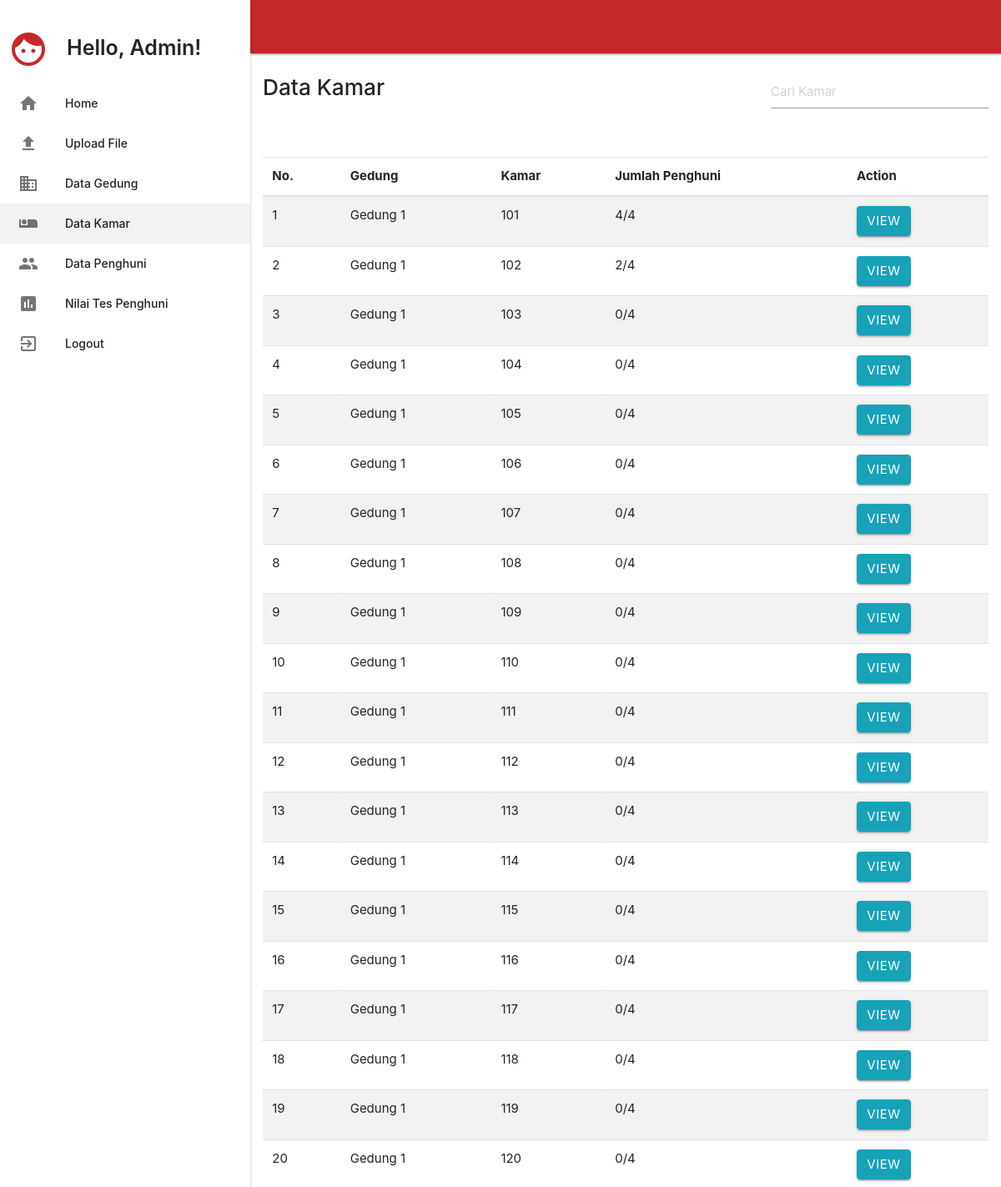
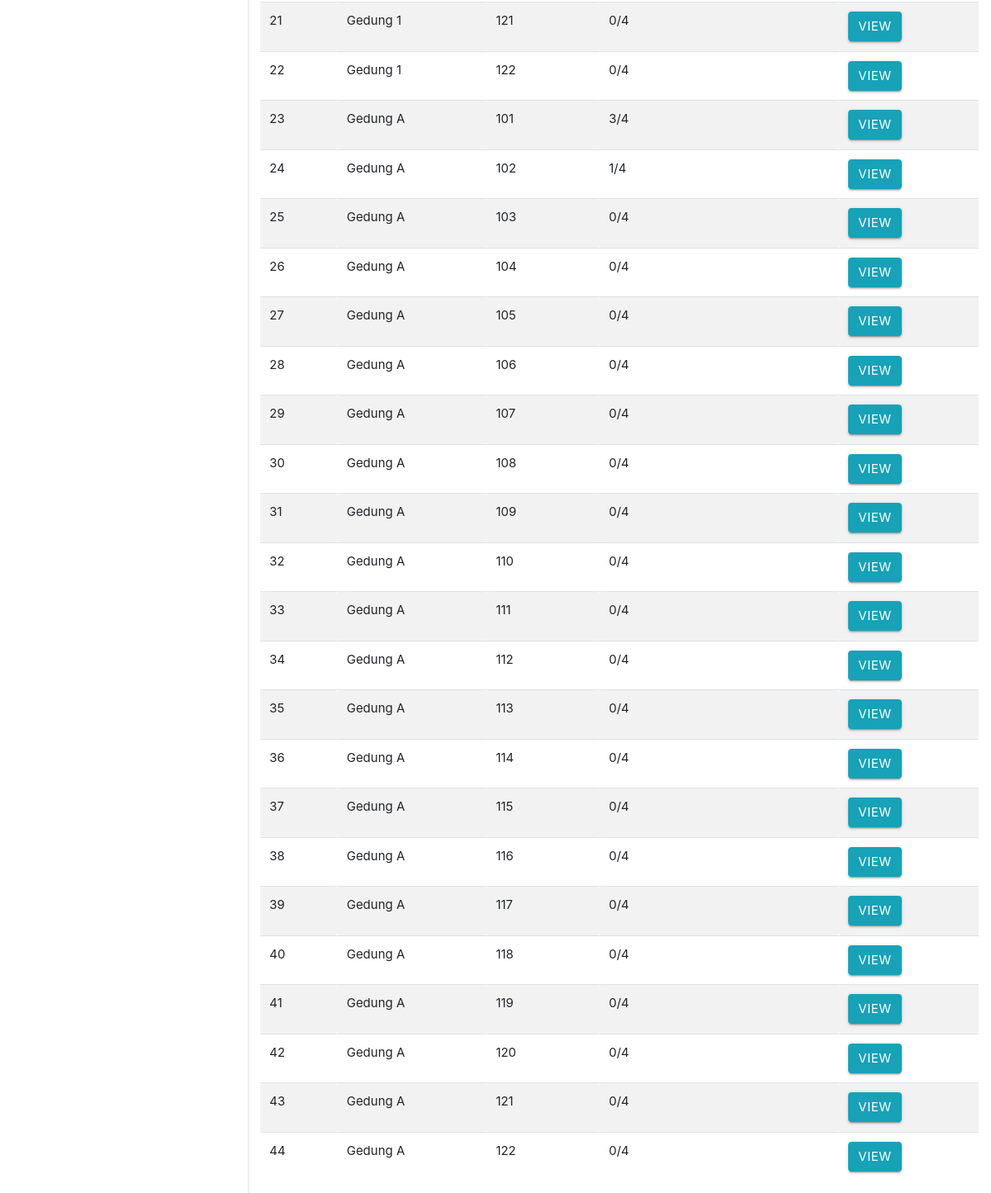
Page /index.php/admin/datakamar on the committed database (2 pictures, top to bottom).
### tables this page shows
CREATE TABLE `tbkamar` (
  `id_kamar` int(11) NOT NULL,
  `id_gedung` int(11) NOT NULL,
  `nama_kamar` int(200) NOT NULL
);

CREATE TABLE `tbgedung` (
  `id_gedung` int(11) NOT NULL,
  `nama_gedung` varchar(200) NOT NULL,
  `tipe_gedung` varchar(200) NOT NULL
);

### application/controllers/Admin.php (called while the page is built, shortened)
<?php
class Admin extends CI_Controller {
    public function datakamar(){
        $this->load->model('dashboard');
        $data['kamar'] = $this->dashboard->get_datakamar()->result();
        $data['bobot'] = $this->dashboard->bobot($kamar)->result();
		$this->load->view('datakamar', $data);
    }
}
?>

### index.php (called while the page is built, shortened)
<?php
require_once BASEPATH.'core/CodeIgniter.php';

### application/models/Dashboard.php (called while the page is built, shortened)
<?php
class Dashboard extends CI_Model {
    public function get_datakamar(){
        $query = $this->db->query("SELECT tbkamar.nama_kamar, tbgedung.nama_gedung, tbkamar.id_kamar, COUNT(tbisikamar.id_kamar) AS total FROM tbkamar JOIN tbgedung ON tbkamar.id_gedung=tbgedung.id_gedung LEFT JOIN tbisikamar ON tbisikamar.id_kamar=tbkamar.id_kamar GROUP BY tbkamar.id_kamar ORDER BY tbkamar.id_kamar ASC");
        return $query;
    }
}
?>

### application/views/datakamar.php (the view, shortened to what this page needs)
<!DOCTYPE html>
<html>
<head>
  <link type="text/css" rel="stylesheet" href='<?php echo base_url();?>css/materialize.css'>
  <link type="text/css" rel="stylesheet" href="<?php echo base_url();?>css/custom.css"  media="screen,projection"/>
  <link rel="stylesheet" href="https://maxcdn.bootstrapcdn.com/bootstrap/4.0.0/css/bootstrap.min.css">
</head>
<body>
  <main>
  <div class="navbar-fixed">
    <nav class=" red darken-3">
    </nav>
  </div>
    <ul class="side-nav fixed">
      <div class="vc_empty_space" style="height: 25px"><span class="vc_empty_space_inner"></span></div>
      <div class="user-panel">
        <div class="pull-left image">
          <i class="material-icons admin md-48" alt="user-image">face </i>
        </div>
        <div class="pull-left info">
          <p>Hello, Admin!</p>
        </div>
      </div>
      <li class="white"><a href="<?php echo site_url();?>/admin/dashboard"><i class="material-icons">home</i>Home</a></li>
      <li class="white"><a href="<?php echo site_url();?>/upload/index"><i class="material-icons">file_upload</i>Upload File</a></li>
      <li class="white"><a href="<?php echo site_url();?>/admin/datagedung"><i class="material-icons">business</i>Data Gedung</a></li>
      <li class="active"><a href="#"><i class="material-icons">airline_seat_individual_suite</i>Data Kamar</a></li>
      <li class="white"><a href="<?php echo site_url();?>/admin/datapenghuni"><i class="material-icons">people</i>Data Penghuni</a></li>
      <li class="white"><a href="<?php echo site_url();?>/admin/detailnilai"><i class="material-icons">assessment</i>Nilai Tes Penghuni</a></li>
      <li class="white"><a href="<?php echo site_url();?>/admin/admin_logout"><i class="material-icons">exit_to_app</i>Logout</a></li>
    </ul>
    <div class="container">
      <div class="section no-pad-bot" id="index-banner">
        <div class="vc_empty_space" style="height: 10px"><span class="vc_empty_space_inner"></span></div>
        <input type="text"  id="myInput" onkeyup="mySearchFunction()" placeholder="Cari Kamar" style="width:30%;height:40px;float: right;">
        <h3>Data Kamar</h3>
        <div class="vc_empty_space" style="height: 30px"><span class="vc_empty_space_inner"></span></div>
        <div class="pmd-card pmd-z-depth pmd-card-custom-view">
        <div class="vc_empty_space" style="height: 30px"><span class="vc_empty_space_inner"></span></div>
          <div class="table-responsive">
            <table id="tabelkamar" class="table pmd-table table-hover table-striped display responsive nowrap" cellspacing="0" width="100%">
              <thead>
                <tr>
                  <th>No.</th>
                  <th>Gedung</th>
                  <th>Kamar</th>
                  <th>Jumlah Penghuni</th>
                  <th>Action</th>
                </tr>
              </thead>
              <tbody>
                <?php
                $numbering=1;
                foreach($kamar as $row){
                ?>
                <td><?php echo $numbering; $numbering++?></td>
                <td><?php echo $row->nama_gedung;?></td>
                <td><?php echo $row->nama_kamar;?></td>
                <td><?php echo $row->total;?>/4</td>
                <td>
                  <?php $idkamar = $row->id_kamar;?>
                  <a href="<?php echo site_url()?>/admin/detailkamar/<?php echo $idkamar; ?>"><button type="button" class="btn pmd-btn-raised pmd-ripple-effect btn-info" name ="idkamar" value="<?php echo $idkamar;?>">View</button></a>
                </td>
                <?php
                }
                ?>
              </tbody>
            </table>
          </div>
        </div>
      </div>
    </div>
  </main>
</body>
</html>

### css/custom.css (style rules this page uses)
header, main { padding-left: 300px; }
.material-icons.admin { color: #c62828; }
.material-icons.md-48 { font-size: 48px; }
.side-nav li>a { padding: 0 22px; }
.user-panel { position: relative; width: 100%; padding: 10px; overflow: hidden; }
.user-panel > .info { padding: 0 5px 5px 5px; line-height: 1; position: absolute; left: 75px; top: 20px; }
.user-panel > .info > p { font-weight: 600; font-size: 25px; margin-bottom: 9px; }

### rows in the picture
tbkamar: id_gedung.nama_gedung "Gedung 1", nama_kamar "101", total "4"
tbkamar: id_gedung.nama_gedung "Gedung 1", nama_kamar "102", total "2"
tbkamar: id_gedung.nama_gedung "Gedung 1", nama_kamar "103", total "0"
tbkamar: id_gedung.nama_gedung "Gedung 1", nama_kamar "104", total "0"
tbkamar: id_gedung.nama_gedung "Gedung 1", nama_kamar "105", total "0"
tbkamar: id_gedung.nama_gedung "Gedung 1", nama_kamar "106", total "0"
tbkamar: id_gedung.nama_gedung "Gedung 1", nama_kamar "107", total "0"
tbkamar: id_gedung.nama_gedung "Gedung 1", nama_kamar "108", total "0"
tbkamar: id_gedung.nama_gedung "Gedung 1", nama_kamar "109", total "0"
tbkamar: id_gedung.nama_gedung "Gedung 1", nama_kamar "110", total "0"
tbkamar: id_gedung.nama_gedung "Gedung 1", nama_kamar "111", total "0"
tbkamar: id_gedung.nama_gedung "Gedung 1", nama_kamar "112", total "0"
tbkamar: id_gedung.nama_gedung "Gedung 1", nama_kamar "113", total "0"
tbkamar: id_gedung.nama_gedung "Gedung 1", nama_kamar "114", total "0"
tbkamar: id_gedung.nama_gedung "Gedung 1", nama_kamar "115", total "0"
tbkamar: id_gedung.nama_gedung "Gedung 1", nama_kamar "116", total "0"
tbkamar: id_gedung.nama_gedung "Gedung 1", nama_kamar "117", total "0"
tbkamar: id_gedung.nama_gedung "Gedung 1", nama_kamar "118", total "0"
tbkamar: id_gedung.nama_gedung "Gedung 1", nama_kamar "119", total "0"
tbkamar: id_gedung.nama_gedung "Gedung 1", nama_kamar "120", total "0"
tbkamar: id_gedung.nama_gedung "Gedung 1", nama_kamar "121", total "0"
tbkamar: id_gedung.nama_gedung "Gedung 1", nama_kamar "122", total "0"
tbkamar: id_gedung.nama_gedung "Gedung A", nama_kamar "101", total "3"
tbkamar: id_gedung.nama_gedung "Gedung A", nama_kamar "102", total "1"
tbkamar: id_gedung.nama_gedung "Gedung A", nama_kamar "103", total "0"
tbkamar: id_gedung.nama_gedung "Gedung A", nama_kamar "104", total "0"
tbkamar: id_gedung.nama_gedung "Gedung A", nama_kamar "105", total "0"
tbkamar: id_gedung.nama_gedung "Gedung A", nama_kamar "106", total "0"
tbkamar: id_gedung.nama_gedung "Gedung A", nama_kamar "107", total "0"
tbkamar: id_gedung.nama_gedung "Gedung A", nama_kamar "108", total "0"
tbkamar: id_gedung.nama_gedung "Gedung A", nama_kamar "109", total "0"
tbkamar: id_gedung.nama_gedung "Gedung A", nama_kamar "110", total "0"
tbkamar: id_gedung.nama_gedung "Gedung A", nama_kamar "111", total "0"
tbkamar: id_gedung.nama_gedung "Gedung A", nama_kamar "112", total "0"
tbkamar: id_gedung.nama_gedung "Gedung A", nama_kamar "113", total "0"
tbkamar: id_gedung.nama_gedung "Gedung A", nama_kamar "114", total "0"
tbkamar: id_gedung.nama_gedung "Gedung A", nama_kamar "115", total "0"
tbkamar: id_gedung.nama_gedung "Gedung A", nama_kamar "116", total "0"
tbkamar: id_gedung.nama_gedung "Gedung A", nama_kamar "117", total "0"
tbkamar: id_gedung.nama_gedung "Gedung A", nama_kamar "118", total "0"
tbkamar: id_gedung.nama_gedung "Gedung A", nama_kamar "119", total "0"
tbkamar: id_gedung.nama_gedung "Gedung A", nama_kamar "120", total "0"
tbkamar: id_gedung.nama_gedung "Gedung A", nama_kamar "121", total "0"
tbkamar: id_gedung.nama_gedung "Gedung A", nama_kamar "122", total "0"
